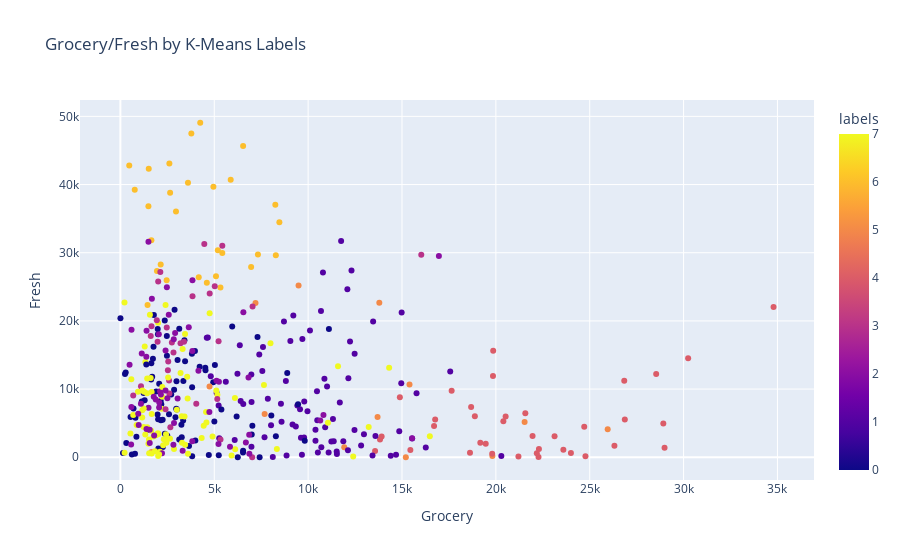

The cell this chart's notebook holds for it:
### Markdown cell above
Visualize `Grocery` as X and `Fresh` as y by `labels` and `labels_DBSCAN` respectively

### Code cell
# Your code here:
fig = px.scatter(customer, 
                 x="Grocery", 
                 y="Fresh", 
                 color="labels",
                 title='Grocery/Fresh by K-Means Labels'
                )
fig.show()

### Figure 1 — Plotly figure (JSON) as saved in the notebook; plotly's stock layout.template omitted (floating-point values rounded to 4 significant figures; data arrays with more than 128 entries replaced by an {"elided": "..."} marker saying what was removed)
{"data": [{"hovertemplate": "Grocery=%{x}<br>Fresh=%{y}<br>labels=%{marker.color}<extra></extra>", "legendgroup": "", "marker": {"color": {"elided": "414 int values"}, "coloraxis": "coloraxis", "symbol": "circle"}, "mode": "markers", "name": "", "orientation": "v", "showlegend": false, "type": "scatter", "x": {"elided": "414 int values"}, "xaxis": "x", "y": {"elided": "414 int values"}, "yaxis": "y"}], "layout": {"coloraxis": {"colorbar": {"title": {"text": "labels"}}, "colorscale": [[0, "#0d0887"], [0.1111, "#46039f"], [0.2222, "#7201a8"], [0.3333, "#9c179e"], [0.4444, "#bd3786"], [0.5556, "#d8576b"], [0.6667, "#ed7953"], [0.7778, "#fb9f3a"], [0.8889, "#fdca26"], [1, "#f0f921"]]}, "legend": {"tracegroupgap": 0}, "title": {"text": "Grocery/Fresh by K-Means Labels"}, "xaxis": {"anchor": "y", "domain": [0, 1], "title": {"text": "Grocery"}}, "yaxis": {"anchor": "x", "domain": [0, 1], "title": {"text": "Fresh"}}}}
